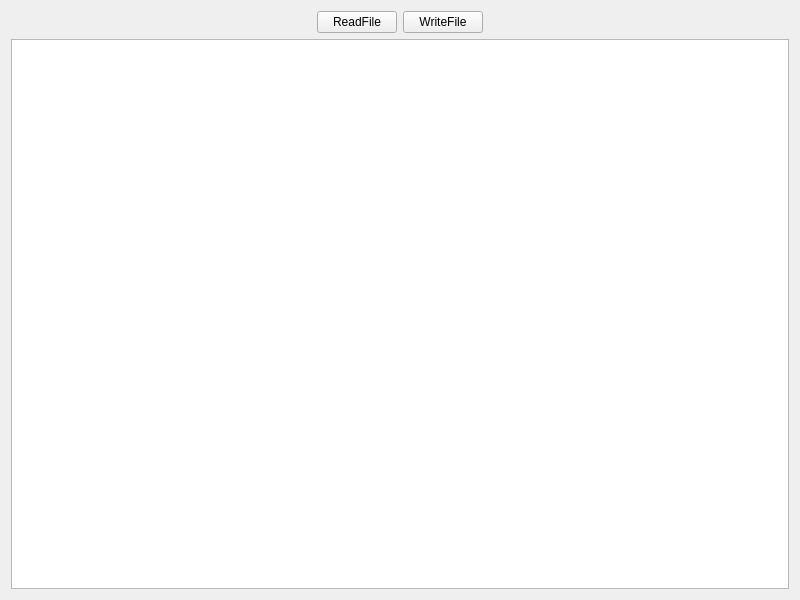
<?xml version="1.0" encoding="UTF-8"?>
<ui version="4.0">
 <class>Widget</class>
 <widget class="QWidget" name="Widget">
  <property name="geometry">
   <rect>
    <x>0</x>
    <y>0</y>
    <width>800</width>
    <height>600</height>
   </rect>
  </property>
  <property name="windowTitle">
   <string>Widget</string>
  </property>
  <layout class="QGridLayout" name="gridLayout">
   <item row="0" column="0">
    <spacer name="horizontalSpacer">
     <property name="orientation">
      <enum>Qt::Horizontal</enum>
     </property>
     <property name="sizeHint" stdset="0">
      <size>
       <width>304</width>
       <height>20</height>
      </size>
     </property>
    </spacer>
   </item>
   <item row="0" column="1">
    <widget class="QPushButton" name="readButton">
     <property name="text">
      <string>ReadFile</string>
     </property>
    </widget>
   </item>
   <item row="0" column="2">
    <widget class="QPushButton" name="writeButton">
     <property name="text">
      <string>WriteFile</string>
     </property>
    </widget>
   </item>
   <item row="0" column="3">
    <spacer name="horizontalSpacer_2">
     <property name="orientation">
      <enum>Qt::Horizontal</enum>
     </property>
     <property name="sizeHint" stdset="0">
      <size>
       <width>304</width>
       <height>20</height>
      </size>
     </property>
    </spacer>
   </item>
   <item row="1" column="0" colspan="4">
    <widget class="QTextEdit" name="textEdit"/>
   </item>
  </layout>
 </widget>
 <resources/>
 <connections/>
</ui>
